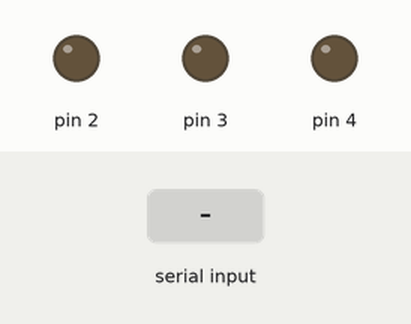
Recording of a sketch running on a simulated Arduino Uno, built with avr-gcc and run on an emulated ATmega328P. On the bench: output pins drawn as LEDs (lit = HIGH). The test bench sets the inputs (shaded band). What the sketch prints to the serial monitor is not drawn.

Above: at 1.2 s.
1.3 s: "R" received over Serial
At 2.5 s:
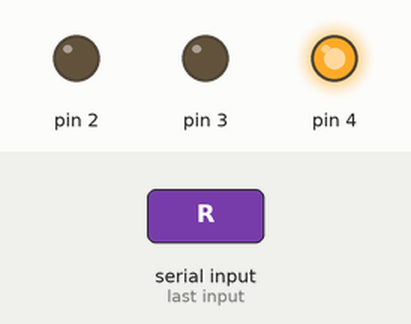
4.3 s: "Y" received over Serial
At 4.7 s:
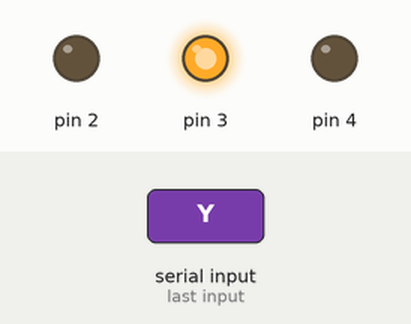
7.3 s: "G" received over Serial
At 8.2 s:
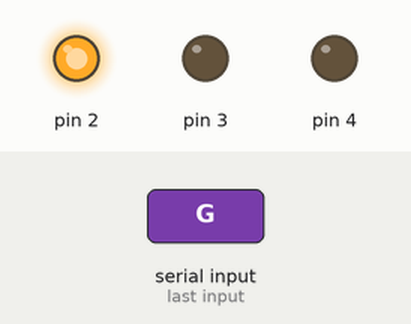
Timing chart, 0 to 10.8 s (numbered marks = the images above; inputs shaded):
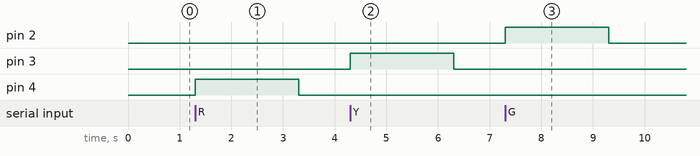

Measured:
- after the input at 1.3 s, pin 4: LOW → HIGH at once, → LOW 2.0 s later
- after the input at 4.3 s, pin 3: LOW → HIGH at once, → LOW 2.0 s later
- after the input at 7.3 s, pin 2: LOW → HIGH at once, → LOW 2.0 s later

The sketch:

semaforo_2.0.ino
```cpp
/* Firmware utilizado para simular o funcionamento de um semáforo (Versão aprimorada do semaforo_1.0).  */

int vermelho = 2;
int amarelo = 3;
int verde = 4;

void setup() {

  pinMode(4,OUTPUT);
  pinMode(3,OUTPUT);
  pinMode(2,OUTPUT);

  Serial.begin(9600);

  Serial.println("Semaforo");

}

void loop() {

  do{

    switch(Serial.read()){
      case 'R':
        digitalWrite(4,HIGH);
        delay(2000);
        digitalWrite(4,LOW);
        break;

      case 'Y':
        digitalWrite(3,HIGH);
        delay(2000);
        digitalWrite(3,LOW);
        break;

      case 'G':
        digitalWrite(2,HIGH);
        delay(2000);
        digitalWrite(2,LOW);
        break;
    }

  }while(Serial.available() > 0);

}
```
